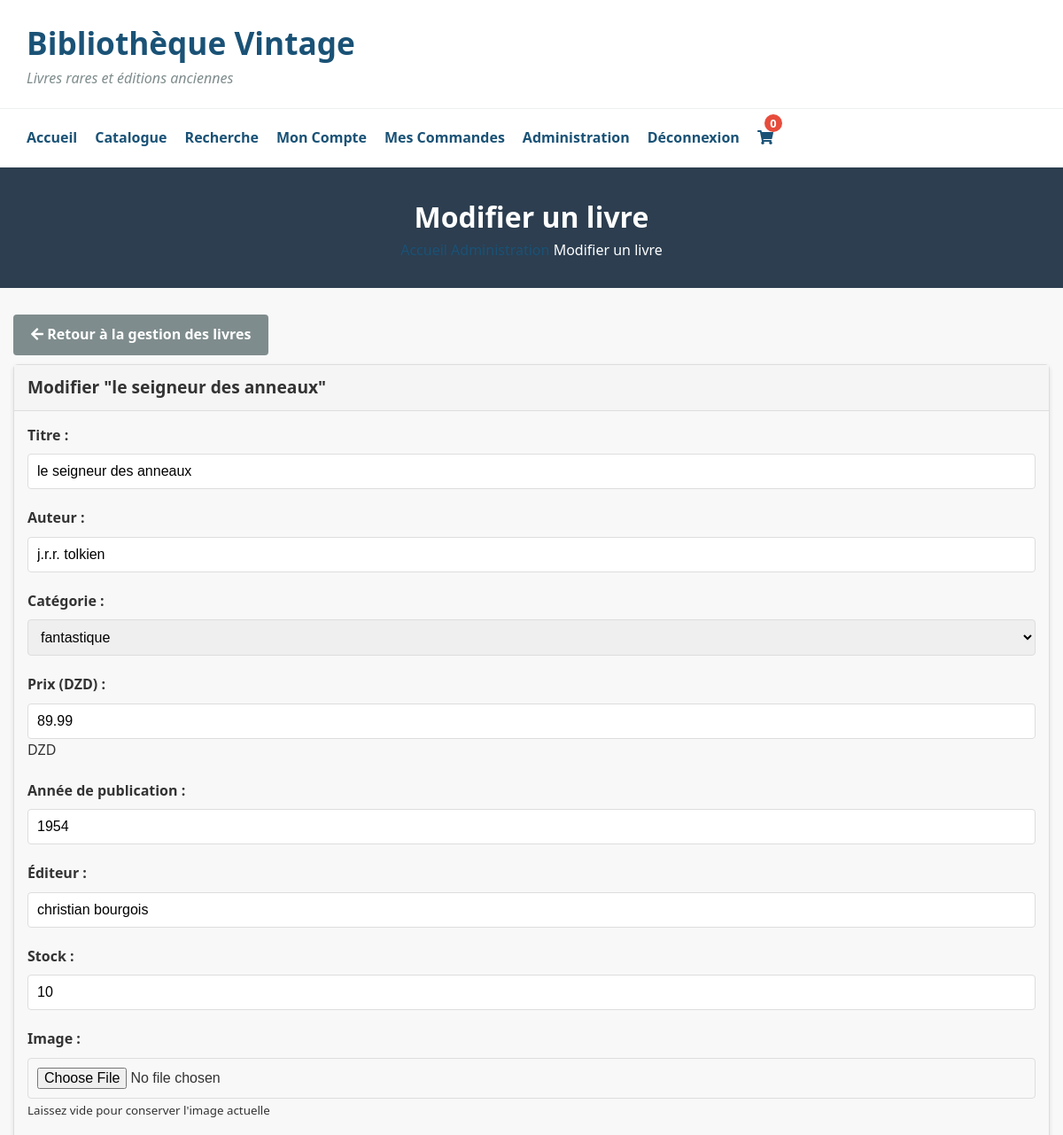
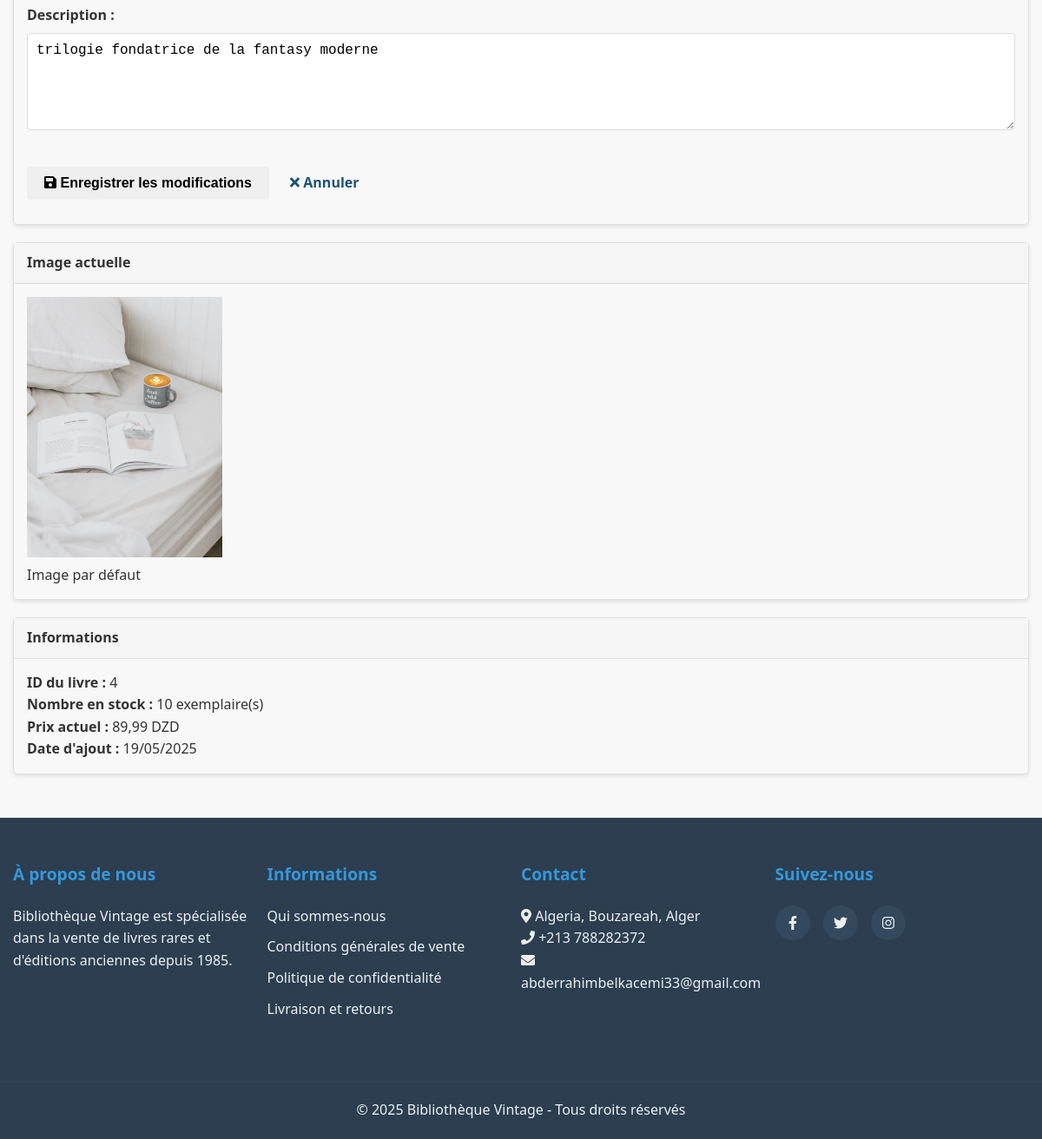
The app's page /modifier_livre.php?id=4 (signed in) with its own data (2 pictures, top to bottom).
### tables this page shows
create table livres (
    id_livre int auto_increment primary key,
    titre varchar(200) not null,
    auteur varchar(100) not null,
    id_categorie int,
    description text,
    prix decimal(10, 2) not null,
    annee_publication int,
    editeur varchar(100),
    stock int not null default 0,
    image varchar(255),
    date_ajout datetime default current_timestamp,
    foreign key (id_categorie) references categories(id_categorie)
);

create table categories (
    id_categorie int auto_increment primary key,
    nom varchar(100) not null,
    description text
);

### functions.php (called while the page is built, shortened)
<?php
function getLivreParId($id_livre)
{
    $conn = connectDB();
    $query = "SELECT l.*, c.nom as categorie_nom FROM Livres l
              LEFT JOIN Categories c ON l.id_categorie = c.id_categorie
              WHERE l.id_livre = ?";
    $stmt = $conn->prepare($query);
    $stmt->bind_param("i", $id_livre);
    $stmt->execute();
    $result = $stmt->get_result();
    $livre = $result->fetch_assoc();
    return $livre;
}
function getToutesCategories()
{
    $conn = connectDB();
    $query = "SELECT * FROM Categories ORDER BY nom";
    $result = $conn->query($query);
    $categories = [];
    while ($row = $result->fetch_assoc()) {
        $categories[] = $row;
    }
    return $categories;
}

### modifier_livre.php (the view, shortened to what this page needs)
<?php
require_once 'functions.php';
if (isset($_GET['id']) && is_numeric($_GET['id'])) {
    $id_livre = intval($_GET['id']);
    $livre = getLivreParId($id_livre);
} else {
    header('Location: admin.php');
    exit;
}
$categories = getToutesCategories();
include 'header.php';
?>
<section class="page-header bg-light py-4">
    <div class="container">
        <h2 class="mb-0">Modifier un livre</h2>
        <nav class="breadcrumb bg-transparent p-0 mb-0">
            <a class="breadcrumb-item" href="index.php">Accueil</a>
            <a class="breadcrumb-item" href="admin.php">Administration</a>
            <span class="breadcrumb-item active">Modifier un livre</span>
        </nav>
    </div>
</section>
<section class="modifier-livre py-5">
    <div class="container">
        <div class="row mb-4">
            <div class="col-12">
                <a href="admin.php#gerer-livres" class="btn btn-secondary">
                    <i class="fas fa-arrow-left mr-2"></i> Retour à la gestion des livres
                </a>
            </div>
        </div>
        <div class="row">
            <div class="col-lg-8">
                <div class="card shadow-sm">
                    <div class="card-header bg-primary text-white">
                        <h3 class="card-title mb-0">Modifier "<?php echo htmlspecialchars($livre['titre']); ?>"</h3>
                    </div>
                    <div class="card-body">
                        <form method="post" action="modifier_livre.php?id=<?php echo $id_livre; ?>" enctype="multipart/form-data">
                            <div class="row">
                                <div class="col-md-6">
                                    <div class="form-group">
                                        <label for="titre"><strong>Titre :</strong></label>
                                        <input type="text" id="titre" name="titre" class="form-control" value="<?php echo htmlspecialchars($livre['titre']); ?>" required>
                                    </div>
                                </div>
                                <div class="col-md-6">
                                    <div class="form-group">
                                        <label for="auteur"><strong>Auteur :</strong></label>
                                        <input type="text" id="auteur" name="auteur" class="form-control" value="<?php echo htmlspecialchars($livre['auteur']); ?>" required>
                                    </div>
                                </div>
                            </div>
                            <div class="row">
                                <div class="col-md-6">
                                    <div class="form-group">
                                        <label for="categorie"><strong>Catégorie :</strong></label>
                                        <select id="categorie" name="categorie" class="form-control" required>
                                            <?php foreach ($categories as $categorie): ?>
                                                <option value="<?php echo $categorie['id_categorie']; ?>" <?php echo ($categorie['id_categorie'] == $livre['id_categorie']) ? 'selected' : ''; ?>>
                                                    <?php echo htmlspecialchars($categorie['nom']); ?>
                                                </option>
                                            <?php endforeach; ?>
                                        </select>
                                    </div>
                                </div>
                                <div class="col-md-6">
                                    <div class="form-group">
                                        <label for="prix"><strong>Prix (DZD) :</strong></label>
                                        <div class="input-group">
                                            <input type="number" id="prix" name="prix" class="form-control" step="0.01" min="0" value="<?php echo $livre['prix']; ?>" required>
                                            <div class="input-group-append">
                                                <span class="input-group-text">DZD</span>
                                            </div>
                                        </div>
                                    </div>
                                </div>
                            </div>
                            <div class="row">
                                <div class="col-md-6">
                                    <div class="form-group">
                                        <label for="annee"><strong>Année de publication :</strong></label>
                                        <input type="number" id="annee" name="annee" class="form-control" min="1400" max="<?php echo date('Y'); ?>" value="<?php echo isset($livre['annee_publication']) ? $livre['annee_publication'] : ''; ?>">
                                    </div>
                                </div>
                                <div class="col-md-6">
                                    <div class="form-group">
                                        <label for="editeur"><strong>Éditeur :</strong></label>
                                        <input type="text" id="editeur" name="editeur" class="form-control" value="<?php echo htmlspecialchars($livre['editeur']); ?>">
                                    </div>
                                </div>
                            </div>
                            <div class="row">
                                <div class="col-md-6">
                                    <div class="form-group">
                                        <label for="stock"><strong>Stock :</strong></label>
                                        <input type="number" id="stock" name="stock" class="form-control" min="0" value="<?php echo $livre['stock']; ?>" required>
                                    </div>
                                </div>
                                <div class="col-md-6">
                                    <div class="form-group">
                                        <label for="image"><strong>Image :</strong></label>
                                        <input type="file" id="image" name="image" class="form-control-file" accept="image/*">
                                        <small class="form-text text-muted">Laissez vide pour conserver l'image actuelle</small>
                                    </div>
                                </div>
                            </div>
                            <div class="form-group">
                                <label for="description"><strong>Description :</strong></label>
                                <textarea id="description" name="description" class="form-control" rows="5"><?php echo htmlspecialchars($livre['description']); ?></textarea>
                            </div>
                            <div class="form-actions text-center mt-4">
                                <button type="submit" class="btn btn-success btn-lg px-5">
                                    <i class="fas fa-save mr-2"></i> Enregistrer les modifications
                                </button>
                                <a href="admin.php#gerer-livres" class="btn btn-outline-secondary btn-lg ml-2">
                                    <i class="fas fa-times mr-2"></i> Annuler
                                </a>
                            </div>
                        </form>
                    </div>
                </div>
            </div>
            <div class="col-lg-4">
                <div class="card shadow-sm">
                    <div class="card-header bg-secondary text-white">
                        <h4 class="card-title mb-0">Image actuelle</h4>
                    </div>
                    <div class="card-body text-center">
                        <?php if (!empty($livre['image']) && file_exists('images/' . $livre['image'])): ?>
                            <img src="images/<?php echo $livre['image']; ?>" alt="<?php echo htmlspecialchars($livre['titre']); ?>" class="img-fluid mb-3" style="max-height: 300px;">
                            <p class="mb-0 text-muted"><?php echo $livre['image']; ?></p>
                        <?php else: ?>
                            <img src="images/default.jpg" alt="Image par défaut" class="img-fluid mb-3" style="max-height: 300px;">
                            <p class="mb-0 text-muted">Image par défaut</p>
                        <?php endif; ?>
                    </div>
                </div>
                <div class="card shadow-sm mt-4">
                    <div class="card-header bg-info text-white">
                        <h4 class="card-title mb-0">Informations</h4>
                    </div>
                    <div class="card-body">
                        <p><strong>ID du livre :</strong> <?php echo $livre['id_livre']; ?></p>
                        <p><strong>Nombre en stock :</strong> <?php echo $livre['stock']; ?> exemplaire(s)</p>
                        <p><strong>Prix actuel :</strong> <?php echo number_format($livre['prix'], 2, ',', ' '); ?> DZD</p>
                        <?php if (isset($livre['date_ajout']) && !empty($livre['date_ajout'])): ?>
                            <p><strong>Date d'ajout :</strong> <?php echo date('d/m/Y', strtotime($livre['date_ajout'])); ?></p>
                        <?php endif; ?>
                    </div>
                </div>
            </div>
        </div>
    </div>
</section>
<?php include 'footer.php'; ?>

### css/style.css (style rules this page uses)
* { margin: 0; padding: 0; box-sizing: border-box; }
body { font-family: "Segoe UI", Tahoma, Geneva, Verdana, sans-serif; line-height: 1.6; color: #333; background-color: #f8f8f8; }
a { text-decoration: none; color: #1a5276; transition: color 0.3s ease; }
img { max-width: 100%; height: auto; }
.container { width: 100%; max-width: 1200px; margin: 0 auto; padding: 0 15px; }
.btn { display: inline-block; padding: 10px 20px; border-radius: 4px; cursor: pointer; transition: all 0.3s ease; font-weight: 600; text-align: center; border: none; font-size: 1rem; }
.btn-secondary { background-color: #7f8c8d; color: #fff; }
.form-group { margin-bottom: 20px; }
.form-group label { display: block; margin-bottom: 8px; font-weight: 600; }
.form-group input, .form-group select, .form-group textarea { width: 100%; padding: 10px; border: 1px solid #ddd; border-radius: 4px; font-size: 1rem; }
.form-group textarea { resize: vertical; min-height: 100px; }
.form-actions { margin-top: 30px; }
.page-header { background-color: #2c3e50; color: white; padding: 30px 0; text-align: center; margin-bottom: 30px; }
.page-header h2 { font-size: 2rem; }
.card { border: 1px solid #ddd; border-radius: 5px; margin-bottom: 20px; box-shadow: 0 2px 5px rgba(0, 0, 0, 0.1); }
.card-header { background-color: #f5f5f5; padding: 10px 15px; border-bottom: 1px solid #ddd; }
.card-header h3 { margin: 0; font-size: 1.2em; }
.card-body { padding: 15px; }
.btn { margin-bottom: 10px; }

### records on screen
livres: titre "le seigneur des anneaux", auteur "j.r.r. tolkien", categorie "fantastique", prix "89.99", annee "1954", editeur "christian bourgois", stock "10", description "trilogie fondatrice de la fantasy moderne", id_livre "4", prix "89,99", date_ajout "19/05/2025"

### other values on screen
$nbArticles "0"
